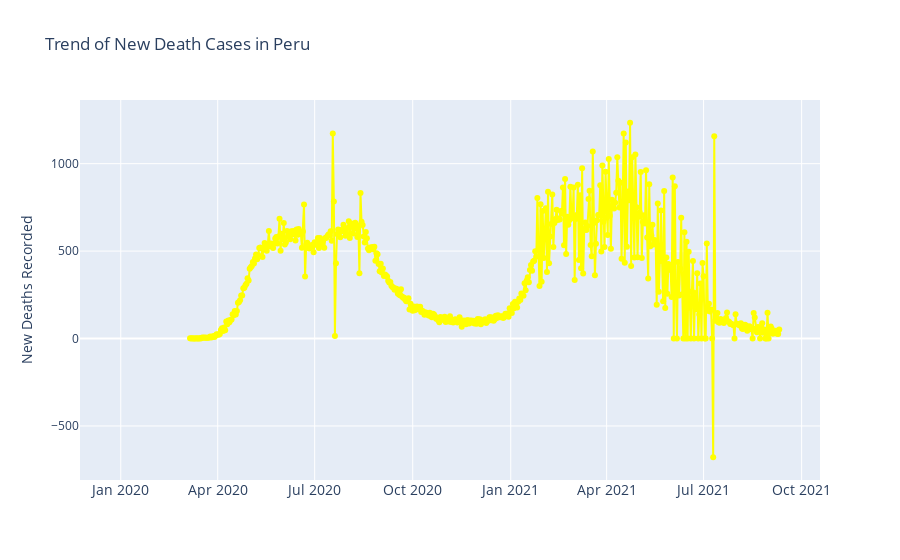

Notebook cell for this chart:
### Code cell
#Plotting the scatter plot to see the trends of new death cases in Peru
df = df_raw
df_Peru= df[df.location == 'Peru']
fig = go.Figure()
fig.add_trace(go.Scatter(x=df_Peru['date'], y = df_Peru['new_deaths'], mode='lines+markers', name='Peru', line=dict(color='yellow', width=2)))
fig.update_layout(title='Trend of New Death Cases in Peru', xaxis_tickfont_size=14,yaxis=dict(title='New Deaths Recorded'))
fig.show()

### Figure 1 — Plotly figure (JSON) as saved in the notebook; plotly's stock layout.template omitted (floating-point values rounded to 4 significant figures; data arrays with more than 128 entries replaced by an {"elided": "..."} marker saying what was removed)
{"data": [{"line": {"color": "yellow", "width": 2}, "mode": "lines+markers", "name": "Peru", "type": "scatter", "x": {"elided": "619 str values"}, "y": {"elided": "619 int values"}}], "layout": {"title": {"text": "Trend of New Death Cases in Peru"}, "xaxis": {"tickfont": {"size": 14}}, "yaxis": {"title": {"text": "New Deaths Recorded"}}}}
